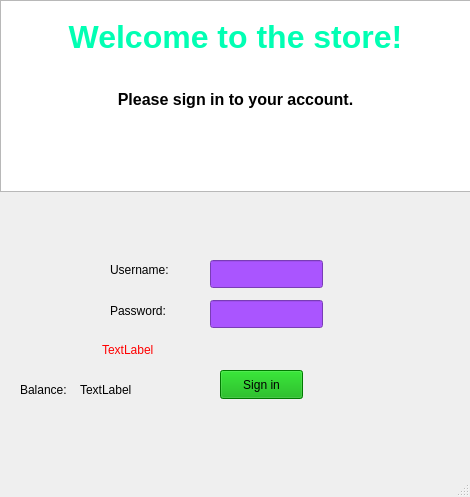
<?xml version="1.0" encoding="UTF-8"?>
<ui version="4.0">
 <class>Sign_in_window</class>
 <widget class="QMainWindow" name="Sign_in_window">
  <property name="geometry">
   <rect>
    <x>0</x>
    <y>0</y>
    <width>470</width>
    <height>497</height>
   </rect>
  </property>
  <property name="windowTitle">
   <string>Sign_in_window</string>
  </property>
  <widget class="QWidget" name="centralwidget">
   <widget class="QPushButton" name="SIgnbutton">
    <property name="geometry">
     <rect>
      <x>220</x>
      <y>370</y>
      <width>83</width>
      <height>29</height>
     </rect>
    </property>
    <property name="styleSheet">
     <string notr="true">background-color: rgb(0, 170, 0);</string>
    </property>
    <property name="text">
     <string>Sign in</string>
    </property>
   </widget>
   <widget class="QLineEdit" name="Password">
    <property name="geometry">
     <rect>
      <x>210</x>
      <y>300</y>
      <width>113</width>
      <height>28</height>
     </rect>
    </property>
    <property name="styleSheet">
     <string notr="true">background-color: rgb(170, 85, 255);</string>
    </property>
   </widget>
   <widget class="QLineEdit" name="Username">
    <property name="geometry">
     <rect>
      <x>210</x>
      <y>260</y>
      <width>113</width>
      <height>28</height>
     </rect>
    </property>
    <property name="styleSheet">
     <string notr="true">
background-color: rgb(170, 85, 255);</string>
    </property>
   </widget>
   <widget class="QLabel" name="label">
    <property name="geometry">
     <rect>
      <x>110</x>
      <y>260</y>
      <width>71</width>
      <height>20</height>
     </rect>
    </property>
    <property name="styleSheet">
     <string notr="true">color: rgb(0, 0, 0);</string>
    </property>
    <property name="text">
     <string>Username:</string>
    </property>
   </widget>
   <widget class="QLabel" name="label_2">
    <property name="geometry">
     <rect>
      <x>110</x>
      <y>300</y>
      <width>71</width>
      <height>21</height>
     </rect>
    </property>
    <property name="text">
     <string>Password:</string>
    </property>
   </widget>
   <widget class="QTextBrowser" name="textBrowser">
    <property name="geometry">
     <rect>
      <x>0</x>
      <y>0</y>
      <width>471</width>
      <height>192</height>
     </rect>
    </property>
    <property name="styleSheet">
     <string notr="true">border-color: rgb(0, 255, 0);</string>
    </property>
    <property name="html">
     <string>&lt;!DOCTYPE HTML PUBLIC &quot;-//W3C//DTD HTML 4.0//EN&quot; &quot;http://www.w3.org/TR/REC-html40/strict.dtd&quot;&gt;
&lt;html&gt;&lt;head&gt;&lt;meta name=&quot;qrichtext&quot; content=&quot;1&quot; /&gt;&lt;meta charset=&quot;utf-8&quot; /&gt;&lt;style type=&quot;text/css&quot;&gt;
p, li { white-space: pre-wrap; }
hr { height: 1px; border-width: 0; }
li.unchecked::marker { content: &quot;\2610&quot;; }
li.checked::marker { content: &quot;\2612&quot;; }
&lt;/style&gt;&lt;/head&gt;&lt;body style=&quot; font-family:'Segoe UI'; font-size:9pt; font-weight:400; font-style:normal;&quot;&gt;
&lt;p align=&quot;center&quot; style=&quot;-qt-paragraph-type:empty; margin-top:0px; margin-bottom:0px; margin-left:0px; margin-right:0px; -qt-block-indent:0; text-indent:0px;&quot;&gt;&lt;br /&gt;&lt;/p&gt;
&lt;p align=&quot;center&quot; style=&quot; margin-top:0px; margin-bottom:0px; margin-left:0px; margin-right:0px; -qt-block-indent:0; text-indent:0px;&quot;&gt;&lt;span style=&quot; font-size:24pt; font-weight:700; color:#01ffb3;&quot;&gt;Welcome to the store!&lt;/span&gt;&lt;/p&gt;
&lt;p align=&quot;center&quot; style=&quot;-qt-paragraph-type:empty; margin-top:0px; margin-bottom:0px; margin-left:0px; margin-right:0px; -qt-block-indent:0; text-indent:0px; font-size:22pt; font-weight:700;&quot;&gt;&lt;br /&gt;&lt;/p&gt;
&lt;p align=&quot;center&quot; style=&quot; margin-top:0px; margin-bottom:0px; margin-left:0px; margin-right:0px; -qt-block-indent:0; text-indent:0px;&quot;&gt;&lt;span style=&quot; font-size:12pt; font-weight:700;&quot;&gt;Please sign in to your account.&lt;/span&gt;&lt;/p&gt;&lt;/body&gt;&lt;/html&gt;</string>
    </property>
   </widget>
   <widget class="QLabel" name="label_3">
    <property name="geometry">
     <rect>
      <x>20</x>
      <y>380</y>
      <width>63</width>
      <height>20</height>
     </rect>
    </property>
    <property name="text">
     <string>Balance:</string>
    </property>
   </widget>
   <widget class="QLabel" name="balanceLabel">
    <property name="geometry">
     <rect>
      <x>80</x>
      <y>380</y>
      <width>63</width>
      <height>20</height>
     </rect>
    </property>
    <property name="text">
     <string>TextLabel</string>
    </property>
   </widget>
   <widget class="QLabel" name="Message">
    <property name="geometry">
     <rect>
      <x>102</x>
      <y>340</y>
      <width>251</width>
      <height>20</height>
     </rect>
    </property>
    <property name="styleSheet">
     <string notr="true">color: rgb(255, 0, 0);</string>
    </property>
    <property name="text">
     <string>TextLabel</string>
    </property>
   </widget>
  </widget>
  <widget class="QMenuBar" name="menubar">
   <property name="geometry">
    <rect>
     <x>0</x>
     <y>0</y>
     <width>470</width>
     <height>25</height>
    </rect>
   </property>
  </widget>
  <widget class="QStatusBar" name="statusbar"/>
 </widget>
 <resources/>
 <connections/>
</ui>
